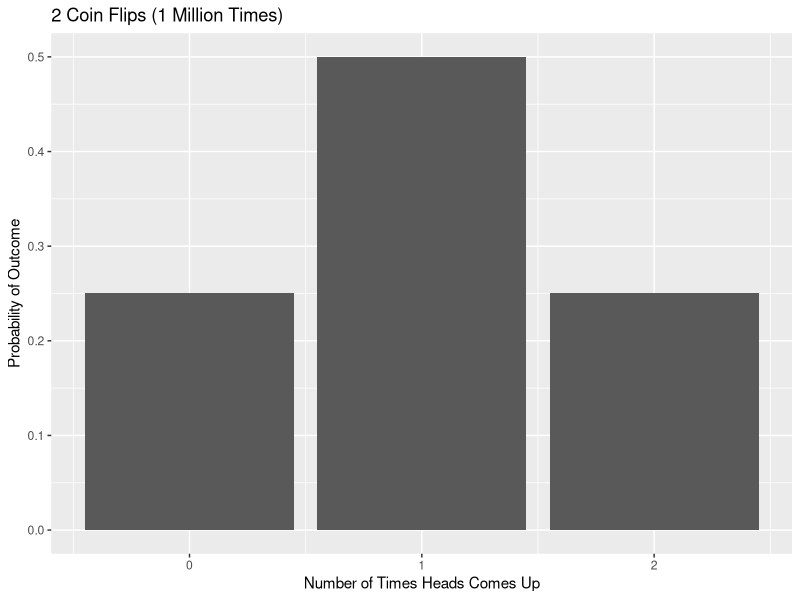
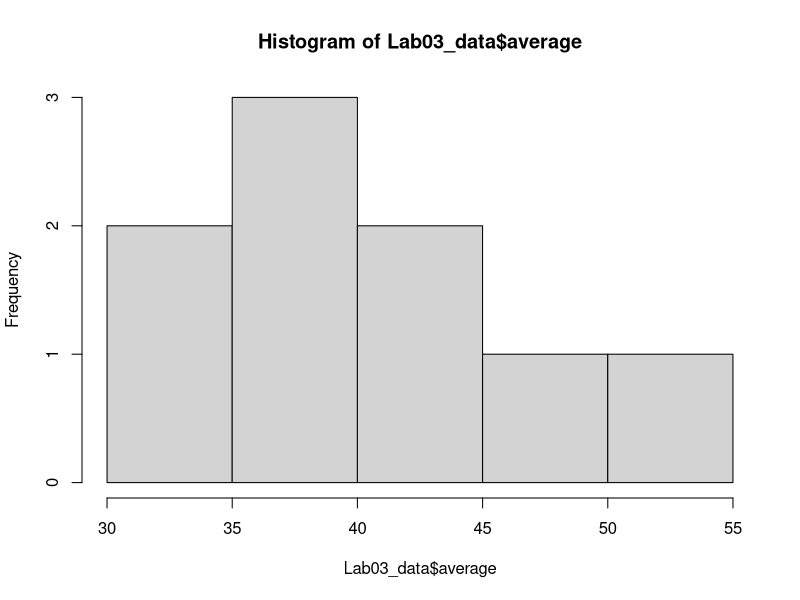
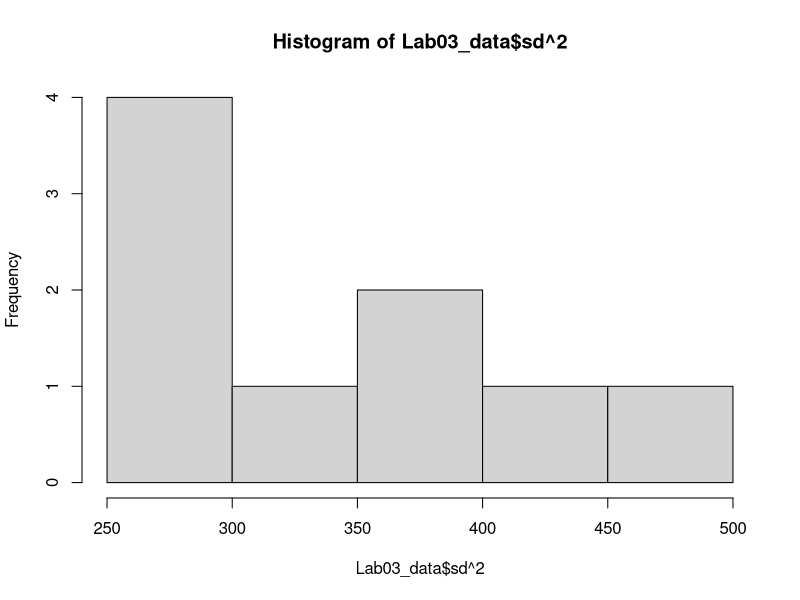
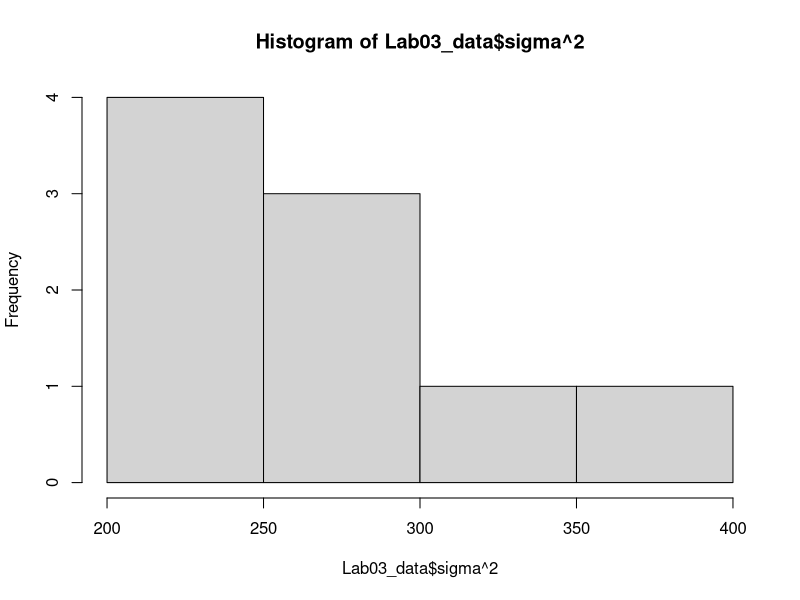

R code for these plots, in order:
# Purpose: Lab Week 3 Wednesday, Exercise 3 Practice
# Date: 9/21/2016
# Instructor: Julian Wills
# Author: JAW 9.20.16

# Install Packages and Initialize Functions --------------------------------------------------------

# NOTE: If you already have 'dplyr' and 'ggplot2' installed, you only need to run these two lines of codes below.
library(dplyr)
library(ggplot2)

# If the code above doesn't work, uncomment and run the lines below:

# # Let's first install ggplot2 for better plots. This should take ~15 seconds. 
# require(ggplot2) || {install.packages("ggplot2", repos="http://cran.us.r-project.org"); require(ggplot2)}
# require(dplyr) || {install.packages("dplyr", repos="http://cran.us.r-project.org"); require(dplyr)}

# Q1 Practice -------------------------------------------------------------

# Imagine we flip a coin twice and count the number of heads. 
# Let's say we repeat this 'experiment' 1 million times. 
# We should eventually converge on the following probability distribution. 
coin_data <- data.frame(num_heads = c(0, 1, 2),
                        probability = c(.25, .5, .25))

ggplot(coin_data) +
  geom_bar(aes(num_heads, probability), stat="identity") + 
  xlab("Number of Times Heads Comes Up") + 
  ylab("Probability of Outcome") + 
  ggtitle("2 Coin Flips (1 Million Times)")

coin_data

Exp_X <- 
  0 * .25 +
  1 * .5 + 
  2 * .25

Exp_X

Var_X <- 
  (0 - Exp_X) ^ 2 * .25 +
  (1 - Exp_X) ^ 2 * .5 + 
  (2 - Exp_X) ^ 2 * .25


# Q2(a) Practice ----------------------------------------------------------

# Assume our population mean = 38.55 and population variance = 353.25
# If we were to draw samples of 9 observations, what would the 
#  expected variance of the sample means be?

# Formula: V(X_bar) = sigma^2 / N

# Go ahead and uncomment the lines below and fill in the answers:
  
mu <- 38.55
sigma_sq <- 353.25
N <- 9

Var_Xbar  = sigma_sq / N
  

# Q2(b-d) Practice -------------------------------------------------------------

setwd("/Users/Julian/GDrive/Misc/Classes/InterStats/")
Lab03_data <- read.csv("Lab03W_data.csv")

hist(Lab03_data$average)     # plot histogram of replication averages
mean(Lab03_data$average)     # compute mean of replication averages
var(Lab03_data$average)      # compute variance of replication averages

hist(Lab03_data$sd ^ 2)      # plot histogram of replication (sample) variances
mean(Lab03_data$sd ^ 2)      # compute mean of replication (sample) variances
var(Lab03_data$sd ^ 2)       # compute variance of replication (sample) variances

hist(Lab03_data$sigma ^ 2)   # plot histogram of replication (population) variances
mean(Lab03_data$sigma ^ 2)   # compute mean of replication (population) variances
var(Lab03_data$sigma ^ 2)    # compute variance of replication (sample) variances

(Lab03_data$sd[9] ^ 2) / 9   # compute the (sample) variance from the last replication sample

# Q3 Practice -------------------------------------------------------------

# Assume we have a normal distribution with 
#  mean = 38.55 and variance = 353.25. 
# What proportion of scores would be less than 10? 

# Formula: z = (X - mu) / sigma
X <- 10
sigma <- sqrt( sigma_sq )
z <- (X - mu) / sigma

pnorm(0)                 # Prob. of scores less than 38.55 (the mean)?
pnorm(z)                 # Prob. of scores less than 10?


# What proportion of scores would fall between 50 and 60? 
X1 <- 50
z1 <- (X - mu) / sigma   # How many SDs is 50 from mean?
p1 <- pnorm(z1)          # Prob. of scores less than 50?

X2 <- 60
z2 <- (X - mu) / sigma   # How many SDs is 60 from mean? 
p2 <- pnorm(z2)          # Prob. of scores less than 60?

p2 - p1                  # Prob. of scores between 50 and 60?


